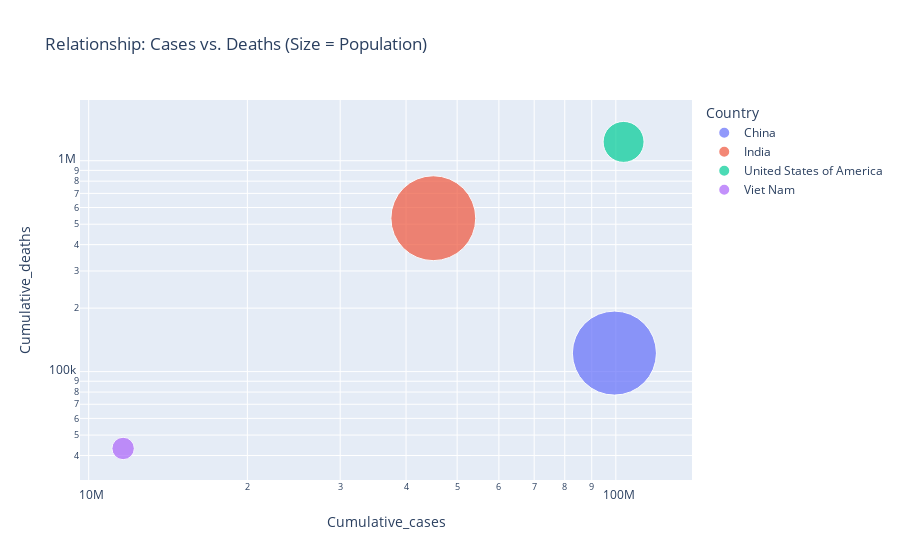

Source (notebook cell):
### Markdown cell above
### Biểu đồ bong bóng

### Code cell
import plotly.express as px

# 1. Lấy dữ liệu mới nhất của từng nước
df_bubble = df.groupby("Country").agg({
    "Cumulative_cases": "max",
    "Cumulative_deaths": "max",
    "Population": "max"  # Lấy dân số
}).reset_index()

# 2. Tính tỷ lệ tử vong (Case Fatality Rate - CFR) để hiển thị khi hover
df_bubble["CFR (%)"] = (df_bubble["Cumulative_deaths"] / df_bubble["Cumulative_cases"]) * 100
# 3. Vẽ biểu đồ bong bóng
fig = px.scatter(df_bubble, 
                 x="Cumulative_cases", 
                 y="Cumulative_deaths",
                 size="Population",          # Kích thước bóng theo dân số
                 color="Country",            # Mỗi nước 1 màu
                 hover_name="Country",
                 hover_data=["CFR (%)"],     # Hiện thêm tỷ lệ tử vong
                 log_x=True, log_y=True,     # Dùng thang Log để nhìn rõ cả nước lớn và nhỏ
                 size_max=60,                # Giới hạn kích thước bóng to nhất
                 title="Relationship: Cases vs. Deaths (Size = Population)")

fig.show()

### Figure 1 — Plotly figure (JSON) as saved in the notebook; plotly's stock layout.template omitted (floating-point values rounded to 4 significant figures)
{"data": [{"customdata": [[0.1232]], "hovertemplate": "<b>%{hovertext}</b><br><br>Country=China<br>Cumulative_cases=%{x}<br>Cumulative_deaths=%{y}<br>Population=%{marker.size}<br>CFR (%)=%{customdata[0]}<extra></extra>", "hovertext": ["China"], "legendgroup": "China", "marker": {"color": "#636efa", "size": [1411000000.0], "sizemode": "area", "sizeref": 399500.0, "symbol": "circle"}, "mode": "markers", "name": "China", "orientation": "v", "showlegend": true, "type": "scatter", "x": [99381761], "xaxis": "x", "y": [122398], "yaxis": "y"}, {"customdata": [[1.185]], "hovertemplate": "<b>%{hovertext}</b><br><br>Country=India<br>Cumulative_cases=%{x}<br>Cumulative_deaths=%{y}<br>Population=%{marker.size}<br>CFR (%)=%{customdata[0]}<extra></extra>", "hovertext": ["India"], "legendgroup": "India", "marker": {"color": "#EF553B", "size": [1438000000.0], "sizemode": "area", "sizeref": 399500.0, "symbol": "circle"}, "mode": "markers", "name": "India", "orientation": "v", "showlegend": true, "type": "scatter", "x": [45056117], "xaxis": "x", "y": [533847], "yaxis": "y"}, {"customdata": [[1.187]], "hovertemplate": "<b>%{hovertext}</b><br><br>Country=United States of America<br>Cumulative_cases=%{x}<br>Cumulative_deaths=%{y}<br>Population=%{marker.size}<br>CFR (%)=%{customdata[0]}<extra></extra>", "hovertext": ["United States of America"], "legendgroup": "United States of America", "marker": {"color": "#00cc96", "size": [334900000.0], "sizemode": "area", "sizeref": 399500.0, "symbol": "circle"}, "mode": "markers", "name": "United States of America", "orientation": "v", "showlegend": true, "type": "scatter", "x": [103436829], "xaxis": "x", "y": [1228289], "yaxis": "y"}, {"customdata": [[0.3717]], "hovertemplate": "<b>%{hovertext}</b><br><br>Country=Viet Nam<br>Cumulative_cases=%{x}<br>Cumulative_deaths=%{y}<br>Population=%{marker.size}<br>CFR (%)=%{customdata[0]}<extra></extra>", "hovertext": ["Viet Nam"], "legendgroup": "Viet Nam", "marker": {"color": "#ab63fa", "size": [100400000.0], "sizemode": "area", "sizeref": 399500.0, "symbol": "circle"}, "mode": "markers", "name": "Viet Nam", "orientation": "v", "showlegend": true, "type": "scatter", "x": [11624000], "xaxis": "x", "y": [43206], "yaxis": "y"}], "layout": {"legend": {"itemsizing": "constant", "title": {"text": "Country"}, "tracegroupgap": 0}, "title": {"text": "Relationship: Cases vs. Deaths (Size = Population)"}, "xaxis": {"anchor": "y", "domain": [0, 1], "title": {"text": "Cumulative_cases"}, "type": "log"}, "yaxis": {"anchor": "x", "domain": [0, 1], "title": {"text": "Cumulative_deaths"}, "type": "log"}}}
